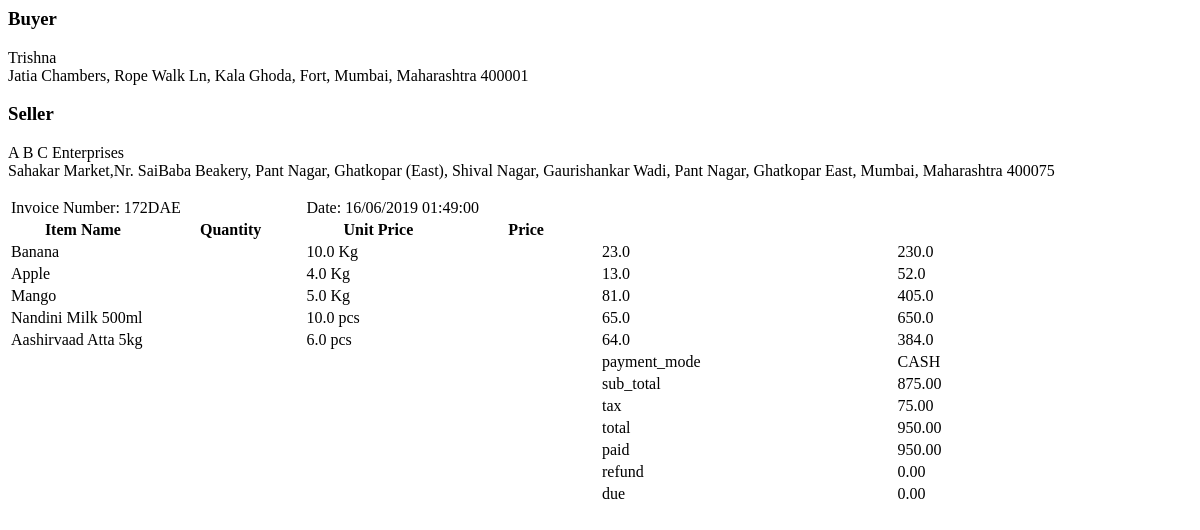
Page /invoice/show/1737de63-06a3-46cd-b72c-ecf2b77fbec7/ on the earlier database version.
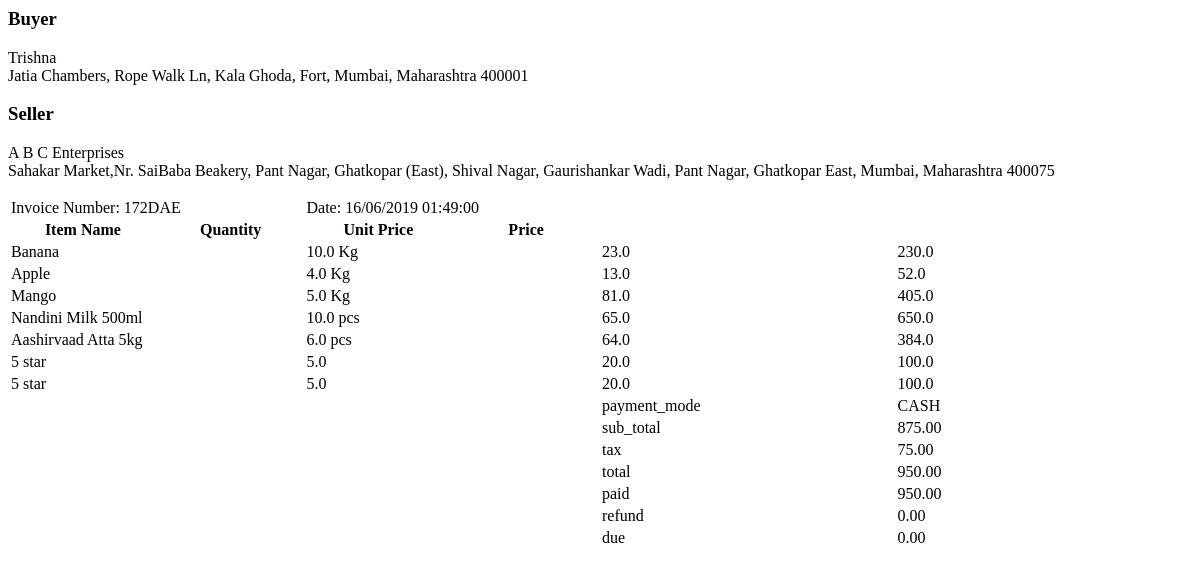
Same page on the later database version.
### invoice/models/buyer.py (models this page shows, shortened)
class Buyer(models.Model):
    class Meta:
        app_label = 'invoice'
    id = models.UUIDField(primary_key=True, default=uuid.uuid4, editable=False)
    name = models.CharField(max_length=200)
    address_full_address = models.TextField()
    created_date = models.DateTimeField(auto_now_add = True)
    description = models.TextField(null=True)
    geo_location_lat = models.FloatField(null=True)
    geo_location_lng = models.FloatField(null=True)
    phone = models.TextField(blank=True, null=True)
    objects = BuyerManager()

### invoice/models/vendor.py (models this page shows, shortened)
class Vendor(models.Model):
    class Meta:
        app_label = 'invoice'
    id = models.UUIDField(primary_key=True, default=uuid.uuid4, editable=False)
    name = models.CharField(max_length=200)
    address_full_address = models.TextField()
    created_date = models.DateTimeField(auto_now_add = True)
    description = models.TextField(null=True)
    geo_location_lat = models.FloatField(null=True)
    geo_location_lng = models.FloatField(null=True)
    phone = models.TextField(blank=True, null=True)
    objects = VendorManager()

### invoice/models/invoice.py (models this page shows)
class Invoice(models.Model):
    class Meta:
        app_label = 'invoice'
    id = models.UUIDField(primary_key=True, default=uuid.uuid4, editable=False)
    file = models.ForeignKey("File", on_delete = models.PROTECT)
    invoice_number = models.CharField(max_length=50, null=True, blank=True)
    vendor = models.ForeignKey("Vendor", on_delete = models.PROTECT, null=True, blank=True)
    buyer = models.ForeignKey("Buyer", on_delete = models.PROTECT, null=True, blank=True)
    created_date = models.DateTimeField(null=True, blank=True)
    payment_mode = models.CharField(max_length=20,
              choices=[(mode.name, mode.value) for mode in PaymentMode], null=True, blank=True )
    sub_total = models.DecimalField(null=True, blank=True, decimal_places=2, max_digits=15)
    tax = models.DecimalField(null=True, blank=True, decimal_places=2, max_digits=15)
    total = models.DecimalField(null=True, blank=True, decimal_places=2, max_digits=15)
    paid = models.DecimalField(null=True, blank=True, decimal_places=2, max_digits=15)
    refund = models.DecimalField(null=True, blank=True, decimal_places=2, max_digits=15)
    due = models.DecimalField(null=True, blank=True, decimal_places=2, max_digits=15)
    state = models.CharField(
              max_length=20,
              choices=[(state.name, state.value) for state in InvoiceState]  # Choices is a list of Tuple
            )
    objects = InvoiceManager()

### invoice/models/vendor_item.py (models this page shows, shortened)
class VendorItem(models.Model):
    class Meta:
        app_label = 'invoice'
        unique_together = ('item_id', 'vendor',)
    id = models.UUIDField(primary_key=True, default=uuid.uuid4, editable=False)
    item_id = models.CharField(max_length=50)
    name = models.CharField(max_length=100)
    category = models.CharField(max_length=100)
    last_unit_price = models.FloatField()
    vendor = models.ForeignKey("Vendor", on_delete = models.PROTECT)
    unit_of_measure = models.CharField(max_length=20, null=True, blank=True)
    objects=VendorItemManager()

### invoice/models/invoice_item.py (models this page shows)
class InvoiceItem(models.Model):
    class Meta:
        app_label = 'invoice'
        ordering = ('invoice', 'serial_no')
        unique_together = ('invoice', 'serial_no',)
    id = models.UUIDField(primary_key=True, default=uuid.uuid4, editable=False)
    item = models.ForeignKey("VendorItem", on_delete = models.PROTECT)
    quantity = models.FloatField()
    total_cost = models.FloatField()
    unit_price = models.FloatField()
    serial_no = models.IntegerField()
    invoice = models.ForeignKey("Invoice", on_delete=models.CASCADE) # many-to-one relation

### invoice/views/invoice_view.py (the view)
# urls.py: url(r'^show/(?P<invoice_id>[0-9a-z-]+)/$', show, name="show")
def show(request, invoice_id):
    invoice = Invoice.objects.safe_get(id=invoice_id)
    if not invoice:
        raise Http404("Invoice does not exist")
    if invoice.state != InvoiceState.DIGITIZED.name:
        return HttpResponseForbidden()
    invoice_items = InvoiceItemSerializer(invoice.invoiceitem_set.all(),many=True)
    data = InvoiceSerializer(invoice).data
    fields = ["payment_mode","sub_total",'tax',\
                        'total','paid','refund','due']
    result = {}
    for field in fields:
        result[field] = data[field]
    print(invoice_items.data)
    return render(request, 'invoice.html', {
            'invoice_number': data['invoice_number'],
            'created_date': data['created_date'],
            'invoice': result,
            'vendor':data['vendor'],
            'buyer':data['buyer'],
            'items': invoice_items.data,
        })

### invoice/models/invoice.py (called while the page is built)
    def safe_get(self, *args, **kwargs):
        try:
            value = self.get(*args, **kwargs)
        except self.model.DoesNotExist:
            value = None
        return value

### invoice/templates/invoice.html (shortened to what this page needs)
<html>
<body>
    {% block content %}
        <p>
          <h3>Buyer</h3>
          <span>{{buyer.name}}</span><br>
          <span>{{buyer.address_full_address}}</span>
        </p>
        <p>
          <h3>Seller</h3>
          <span>{{vendor.name}}</span><br>
          <span>{{vendor.address_full_address}}</span>
        </p>
        <table >
            <tbody>
                <tr>
                  <td colspan="2">Invoice Number: {{invoice_number}}</td>
                  <td colspan="2">Date: {{created_date}}</td>
                </tr>
            </tbody>
            <tbody>
            <tr >
                <th>Item Name</th>
                <th>Quantity</th>
                <th>Unit Price</th>
                <th>Price</th>
            </tr>
            {% for item in items %}
              <tr>
                  <td>{{ item.item.name }}<td>
                  <td>{{ item.quantity}}   {% if item.item.unit_of_measure %}{{ item.item.unit_of_measure}}{% endif %}<td>
                  <td>{{ item.unit_price}}<td>
                  <td>{{ item.total_cost}}<td>
              </tr>
            {% endfor %}
            </tbody>
            <tbody>
                {% for key, value in invoice.items %}
                <tr>
                  <td><td>
                  <td><td>
                  <td>{{key}}<td>
                  <td>{{value}}<td>
              </tr>
              {% endfor %}
            </tbody>
        </table>
    {% endblock %}
</body>
</html>

### invoice/templates/invoice.html (style rules this page uses)
table { table-layout: fixed ; width: 100% ; }
td { width: 25% ; }

Differences in the rows shown:
added VendorItem: item.name "5 star" "5 star"
added InvoiceItem: quantity "5.0", unit_price "20.0", total_cost "100.0"
added InvoiceItem: quantity "5.0", unit_price "20.0", total_cost "100.0"
